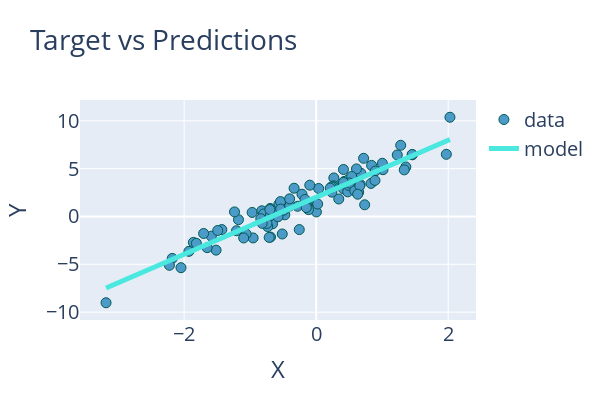

The cell this chart's notebook holds for it:
### Code cell
# Let's visualize the model against the data
import plotly.graph_objects as go
fig = go.Figure()
fig.add_trace(go.Scatter(x=X,y=Y,
              marker=dict(color=color_chart[0], size=10),
              mode="markers",
              name = "data"))
fig.add_trace(go.Scatter(x=X, y=preds,
              marker=dict(color=color_chart[1]),
              mode="lines",
              name="model"))
fig.update_traces(
    line=dict(width=5))
fig.update_layout(
    title="Target vs Predictions",
    xaxis_title="X",
    yaxis_title="Y",
    width=600, height=400,
    )
fig.data[0].marker.line.width = 1
fig.data[0].marker.line.color = color_chart[-1]
fig.update_layout(font=dict(size=20))
# fig.show("svg")
fig.show()
